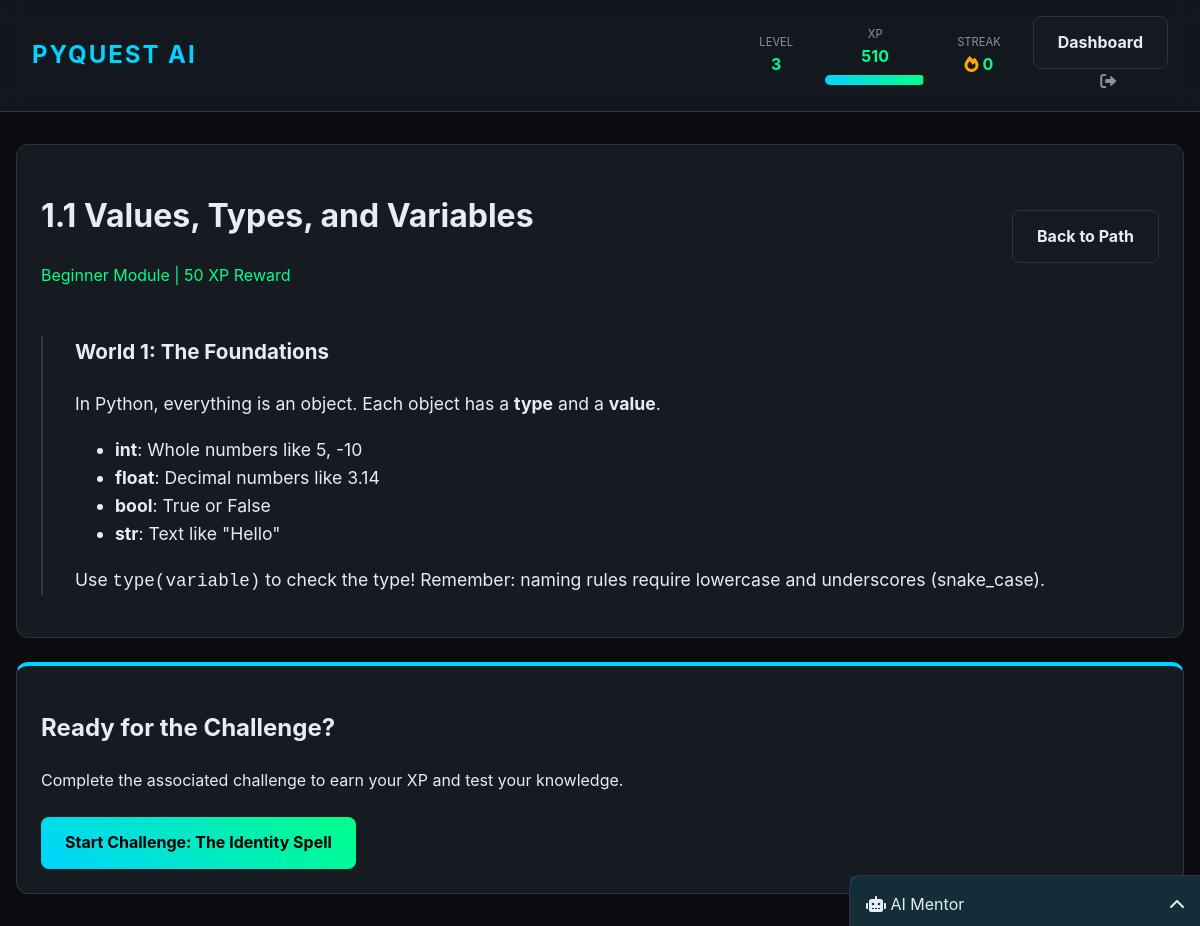
The app's page /lessons/1 (signed in) with its own data.
### models/user.py (models this page shows, shortened)
class User(UserMixin, db.Model):
    __tablename__ = 'users'
    id = db.Column(db.Integer, primary_key=True)
    username = db.Column(db.String(64), index=True, unique=True, nullable=False)
    email = db.Column(db.String(120), index=True, unique=True, nullable=False)
    password_hash = db.Column(db.String(256))
    xp = db.Column(db.Integer, default=0)
    level = db.Column(db.Integer, default=1)
    streak_days = db.Column(db.Integer, default=0)
    last_completed_at = db.Column(db.DateTime)
    created_at = db.Column(db.DateTime, default=datetime.utcnow)

### models/lesson.py (models this page shows, shortened)
class Lesson(db.Model):
    __tablename__ = 'lessons'
    id = db.Column(db.Integer, primary_key=True)
    title = db.Column(db.String(128), nullable=False)
    content = db.Column(db.Text, nullable=False)
    difficulty = db.Column(db.String(20), default='Beginner') # Beginner, Intermediate, Advanced
    order = db.Column(db.Integer) # For sequence
    xp_reward = db.Column(db.Integer, default=50)
    challenges = db.relationship('Challenge', backref='lesson', lazy='dynamic')

### models/challenge.py (models this page shows, shortened)
class Challenge(db.Model):
    __tablename__ = 'challenges'
    id = db.Column(db.Integer, primary_key=True)
    lesson_id = db.Column(db.Integer, db.ForeignKey('lessons.id'))
    title = db.Column(db.String(128), nullable=False)
    description = db.Column(db.Text, nullable=False)
    starter_code = db.Column(db.Text)
    solution_code = db.Column(db.Text)
    xp_reward = db.Column(db.Integer, default=100)
    difficulty = db.Column(db.String(20), default='Beginner')

### routes/lesson_routes.py (the view, shortened to what this page needs)
@lesson_bp.route('/<int:id>')
@login_required
def lesson_detail(id):
    lesson = Lesson.query.get_or_404(id)
    existing = UserProgress.query.filter_by(user_id=current_user.id, item_type='lesson', item_id=id).first()
    return render_template('lessons/detail.html', lesson=lesson)

### models/user.py (called while the page is built)
@login.user_loader
def load_user(id):
    return User.query.get(int(id))

### templates/lessons/detail.html (shortened to what this page needs)
{% extends "base.html" %}
{% block content %}
<div class="card">
    <div style="display: flex; justify-content: space-between; align-items: center; margin-bottom: 2rem;">
        <div>
            <h1>{{ lesson.title }}</h1>
            <p class="difficulty-{{ lesson.difficulty.lower() }}">{{ lesson.difficulty }} Module | {{ lesson.xp_reward
                }} XP Reward</p>
        </div>
        <a href="{{ url_for('lesson.list_lessons') }}" class="btn btn-secondary">Back to Path</a>
    </div>
    <div style="font-size: 1.1rem; border-left: 2px solid var(--border); padding-left: 2rem;">
        {{ lesson.content | safe }}
    </div>
</div>
<div class="card" style="border-top: 4px solid var(--neon-blue);">
    <h2>Ready for the Challenge?</h2>
    <p>Complete the associated challenge to earn your XP and test your knowledge.</p>
    <div style="display: flex; gap: 1rem; margin-top: 1.5rem;">
        {% for challenge in lesson.challenges %}
        <a href="{{ url_for('challenge.challenge_detail', id=challenge.id) }}" class="btn btn-primary">
            Start Challenge: {{ challenge.title }}
        </a>
        {% else %}
        <p style="color: var(--text-muted);">No challenges for this lesson yet. Check back soon!</p>
        {% endfor %}
    </div>
</div>
{% endblock %}

### templates/base.html (shortened to what this page needs)
<!DOCTYPE html>
<html lang="en">
<head>
    <link rel="stylesheet" href="{{ url_for('static', filename='css/styles.css') }}">
    <link rel="stylesheet" href="https://cdnjs.cloudflare.com/ajax/libs/font-awesome/6.0.0/css/all.min.css">
</head>
<body>
    <nav class="navbar">
        <a href="{{ url_for('auth.index') }}" class="nav-logo">PyQuest AI</a>
        {% if current_user.is_authenticated %}
        <div class="nav-stats">
            <div class="stat-item">
                <span class="stat-label">Level</span>
                <span class="stat-value">{{ current_user.level }}</span>
            </div>
            <div class="stat-item">
                <span class="stat-label">XP</span>
                <span class="stat-value">{{ current_user.xp }}</span>
                {% set next_xp = (100 * (current_user.level ** 1.5)) | int %}
                <div class="xp-progress-container" style="width: 100px;">
                    <div class="xp-progress-bar" id="xpBar"
                        style="width: {{ (current_user.xp / next_xp * 100) | int if next_xp > 0 else 0 }}%;"></div>
                </div>
            </div>
            <div class="stat-item">
                <span class="stat-label">Streak</span>
                <span class="stat-value"><i class="fas fa-fire" style="color: var(--neon-orange);"></i> {{
                    current_user.streak_days }}</span>
            </div>
            <div class="stat-item">
                <a href="{{ url_for('auth.dashboard') }}" class="btn btn-secondary btn-sm">Dashboard</a>
                <a href="{{ url_for('auth.logout') }}" style="color: var(--text-muted); margin-left:1rem;"><i
                        class="fas fa-sign-out-alt"></i></a>
            </div>
        </div>
        {% else %}
        <div>
            <a href="{{ url_for('auth.login') }}" class="btn btn-secondary">Login</a>
            <a href="{{ url_for('auth.register') }}" class="btn btn-primary" style="margin-left: 1rem;">Start Quest</a>
        </div>
        {% endif %}
    </nav>
    <div class="container">
        {% block content %}{% endblock %}
    </div>
    {% if current_user.is_authenticated %}
    <div class="mentor-panel" id="mentorPanel">
        <div class="mentor-header" onclick="toggleMentor()">
            <span><i class="fas fa-robot"></i> AI Mentor</span>
            <i class="fas fa-chevron-up" id="mentorChevron"></i>
        </div>
    </div>
    {% endif %}
</body>
</html>

### static/css/styles.css (style rules this page uses)
:root { --bg-dark: #0a0b10; --bg-card: #161b22; --neon-green: #00ff88; --neon-orange: #ffaa00; --neon-red: #ff4d4d; --neon-blue: #00d4ff; --text-main: #e6edf3; --text-muted: #8b949e; --border: #30363d; }
body { background-color: var(--bg-dark); color: var(--text-main); font-family: 'Inter', -apple-system, BlinkMacSystemFont, "Segoe UI", Roboto, sans-serif; margin: 0; padding: 0; line-height: 1.6; }
.navbar { background: rgba(22, 27, 34, 0.8); backdrop-filter: blur(10px); border-bottom: 1px solid var(--border); padding: 1rem 2rem; display: flex; justify-content: space-between; align-items: center; position: sticky; top: 0; z-index: 1000; }
.nav-logo { font-size: 1.5rem; font-weight: bold; color: var(--neon-blue); text-decoration: none; text-transform: uppercase; letter-spacing: 2px; }
.nav-stats { display: flex; gap: 2rem; align-items: center; }
.stat-item { display: flex; flex-direction: column; align-items: center; }
.stat-value { font-weight: bold; color: var(--neon-green); }
.stat-label { font-size: 0.7rem; color: var(--text-muted); text-transform: uppercase; }
.container { max-width: 1200px; margin: 2rem auto; padding: 0 1rem; }
.card { background: var(--bg-card); border: 1px solid var(--border); border-radius: 12px; padding: 1.5rem; margin-bottom: 1.5rem; transition: transform 0.2s, box-shadow 0.2s; }
.btn { padding: 0.8rem 1.5rem; border-radius: 8px; border: none; cursor: pointer; font-weight: bold; text-decoration: none; display: inline-block; transition: opacity 0.2s; }
.btn-primary { background: linear-gradient(45deg, #00d4ff, #00ff88); color: #000; }
.btn-secondary { background: var(--bg-card); color: var(--text-main); border: 1px solid var(--border); }
.xp-progress-container { width: 100%; height: 10px; background: #30363d; border-radius: 5px; margin-top: 5px; overflow: hidden; }
.xp-progress-bar { height: 100%; background: linear-gradient(90deg, var(--neon-blue), var(--neon-green)); width: 0%; transition: width 0.5s ease-out; }
.difficulty-beginner { color: var(--neon-green); }
.mentor-panel { position: fixed; right: 0; bottom: 0; width: 350px; height: 500px; background: var(--bg-card); border-left: 1px solid var(--border); border-top: 1px solid var(--border); border-top-left-radius: 12px; display: flex; flex-direction: column; z-index: 1001; transform: translateY(450px); transition: transform 0.3s cubic-bezier(0.4, 0, 0.2, 1); }
.mentor-header { padding: 1rem; background: rgba(0, 212, 255, 0.1); border-bottom: 1px solid var(--border); cursor: pointer; display: flex; justify-content: space-between; align-items: center; }

### records on screen
User: level "3", xp "510", streak_days "0"
Lesson: title "1.1 Values, Types, and Variables", difficulty "Beginner", xp_reward "50", content "World 1: The Foundations In Python, everything is an object. Each object has a type and a value . int : Whole numbers like 5, -10 float : Decimal numbers like 3.14 bool : True or False str : Text like \"Hello\" Use type(variable) to check the type! Remember: naming rules require lowercase and underscores (snake_case)."
Challenge: title "The Identity Spell"
